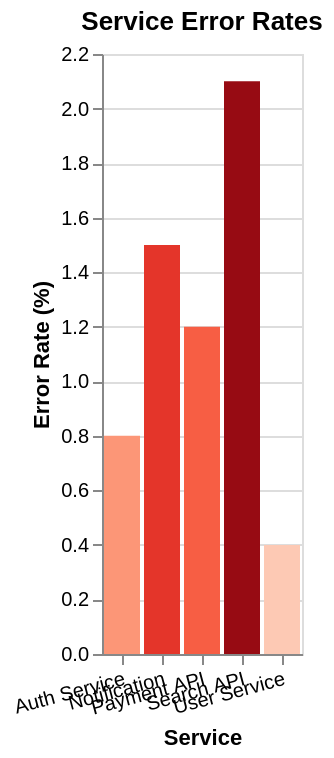

Describe this chart as a Vega-Lite specification.
### Vega-Lite specification from a JSON file in a GitHub repository (floating-point values rounded to 4 significant figures)
{"$schema": "https://vega.github.io/schema/vega-lite/v6.json", "description": "Application error rates", "data": {"values": [{"service": "Auth Service", "errorRate": 0.8}, {"service": "Payment API", "errorRate": 1.2}, {"service": "User Service", "errorRate": 0.4}, {"service": "Search API", "errorRate": 2.1}, {"service": "Notification", "errorRate": 1.5}]}, "mark": "bar", "encoding": {"x": {"field": "service", "type": "nominal", "axis": {"title": "Service", "labelAngle": -15}}, "y": {"field": "errorRate", "type": "quantitative", "axis": {"title": "Error Rate (%)"}}, "color": {"field": "errorRate", "type": "quantitative", "scale": {"scheme": "reds"}, "legend": null}}, "title": "Service Error Rates"}
